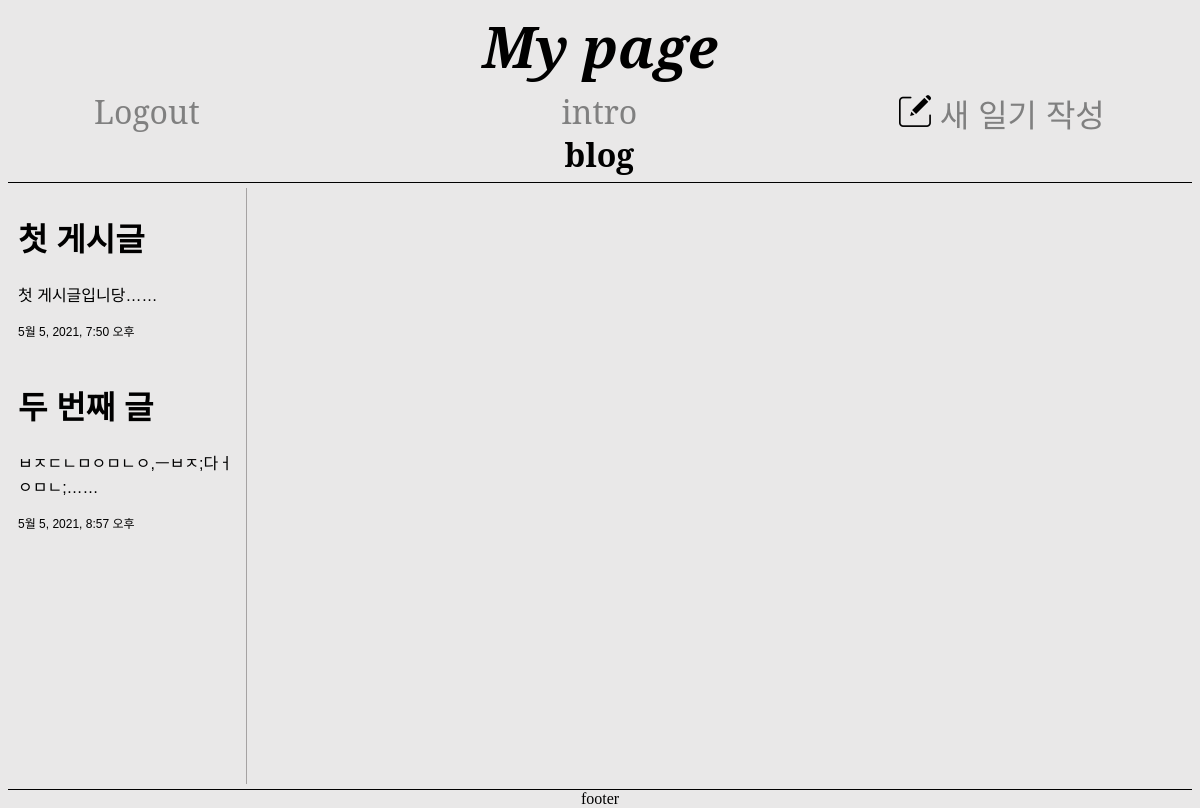
Before: /blog/ (signed in) with the older database file.
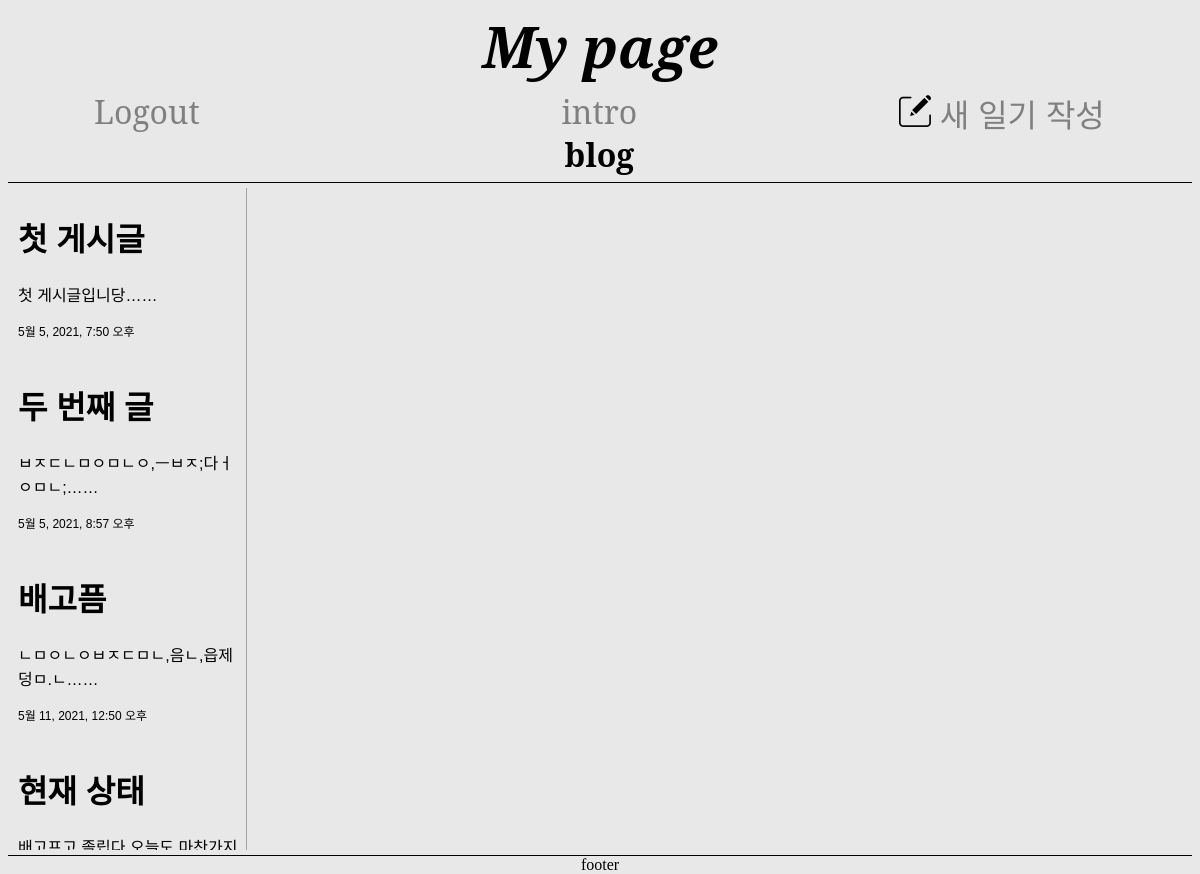
After: the same page with the newer database file.
### blog/models.py (models this page shows, shortened)
class Blog(models.Model):
    title = models.CharField(max_length=200)
    writer = models.CharField(max_length=100)
    pub_date = models.DateTimeField()
    body = models.TextField()
    def summary(self):
        return self.body[:20] + "……"

### blog/views.py (the view)
# urls.py: path('', views.blog, name="blog"),
def blog(request):
    blogs = Blog.objects.all()
    return render(request, 'blog.html', {'blogs' : blogs})

### blog/templates/blog.html (shortened to what this page needs)
{%extends 'base.html'%}
{% load static %}
  {%block nav-bar%}
    <nav>
      <div class="nav-helper-left">
        {%if user.is_authenticated%}
        <a href="{%url 'logout'%}" class="login-logout">Logout</a>
        {%else%}
          <a href="{%url 'login'%}" class="login-logout">Login</a>
        {%endif%}
      </div>
      <div class="nav-menus">
        <a href="{%url 'intro'%}">
          intro
        </a>
        <a href="#" style="color: black; font-weight: bold;">
          blog
        </a>
      </div>
      <div class="nav-helper-right">
        {%if user.is_authenticated%}
        <a href="{%url 'new'%}" class="to-new">
          <img src="{%static 'images/write.png'%}" width="32px">
          <span>새 일기 작성</span>
        </a>
        {%endif%}
      </div>
    </nav>
  {%endblock%}
  {%block contents%}
    <div id="main-container">
      <div class="left">
        {%for blog in blogs%}
          <a href="{%url 'detail' blog.id %}">
            <div class="summary-blog">
              <h1>{{blog.title}}</h1>
              <p>{{blog.summary}}</p>
              <p class="date">{{blog.pub_date}}</p>
            </div>
          </a>
        {%endfor%}
      </div>
      <div class="right">
      </div>
    </div>
    <footer>
      footer
    </footer>
  {%endblock%}

### blogproject/templates/base.html (shortened to what this page needs)
<!DOCTYPE html>
<html lang="ko">
<head>
</head>
<body>
  <header>
    <a href="{%url 'home'%}">
      My page
    </a>
  </header>
  {%block nav-bar%}
  {%endblock%}
  {%block contents%}
  {%endblock%}
</body>
</html>

### blog/templates/blog.html (style rules this page uses)
html, body { height: 100% }
body { display: flex; flex-direction: column; background-color: #e9e8e8; }
#main-container { flex: 1; border-style: none none solid none; border-width: 1px; display: flex; max-height: 84%; }
.left { flex: 20%; margin : 5px; border-style: none solid none none; border-width: 1px; border-color: #a5a2a2; overflow: auto; }
.left a { text-decoration: none; color: black; }
.summary-blog { padding: 5px; font-family: 'Noto Sans KR', sans-serif; width: 95% }
.summary-blog .date { font-size: 12px; }
.right { flex: 80%; margin: 5px; }
header { text-align: center; }
header a { text-decoration: none; color:black; font-size: 56px; font-family: 'Noto Serif', serif; font-weight: bold; font-style: italic; }
nav { display: flex; border-style: none none solid none; border-width: 1px; padding: 6px; }
.nav-helper-left { width: 33.3%; }
.nav-menus { text-align: center; width: 33.3%; }
.nav-helper-right { width: 33.3%; text-align: end; }
.to-new { font-family: 'Noto Sans KR', sans-serif; }
nav a { text-decoration: none; color: gray; font-family: 'Noto Serif', serif; font-size: 32px; margin-left: 80px; margin-right: 80px; }
footer { text-align: center; }

Changed rows visible on the page:
added Blog: title "배고픔", summary "ㄴㅁㅇㄴㅇㅂㅈㄷㅁㄴ,음ㄴ,읍제덩ㅁ.ㄴ……", pub_date "5월 11, 2021, 12:50 오후"
added Blog: title "현재 상태"
